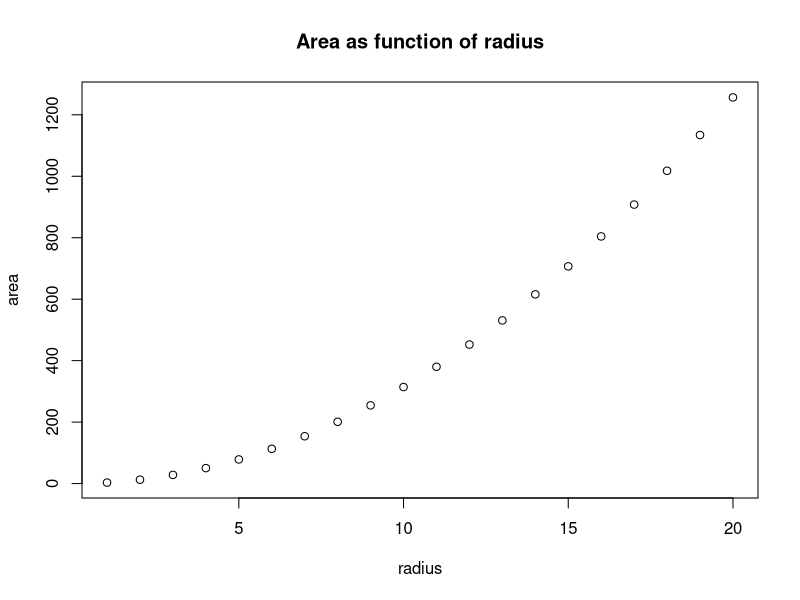
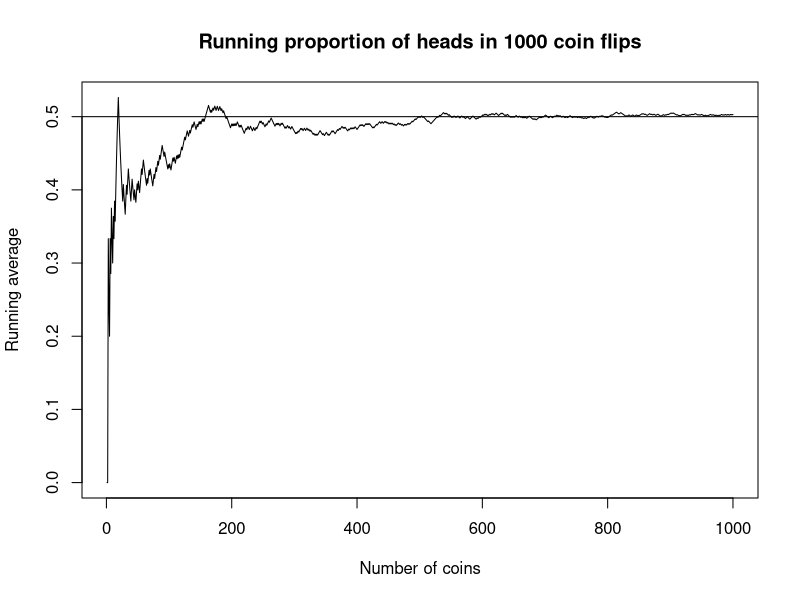

Generate these figures, in order, with R:
# scriptsample.R
# Appendix A -- Getting started with R

### Area of circle
radius <- 1:20
area <- pi*radius^2
plot(radius,area,main="Area as function of radius")

### Coin flips
n <- 1000 # number of coin flips
coinflips <- sample(0:1,n,replace=TRUE)
heads <- cumsum(coinflips)
prop <- heads/(1:n)  # cumulative proportion of heads
plot(1:n,prop,type="l",xlab="Number of coins",
  ylab="Running average",
  main = "Running proportion of heads in 1000 coin flips")
abline(h = 0.5)
